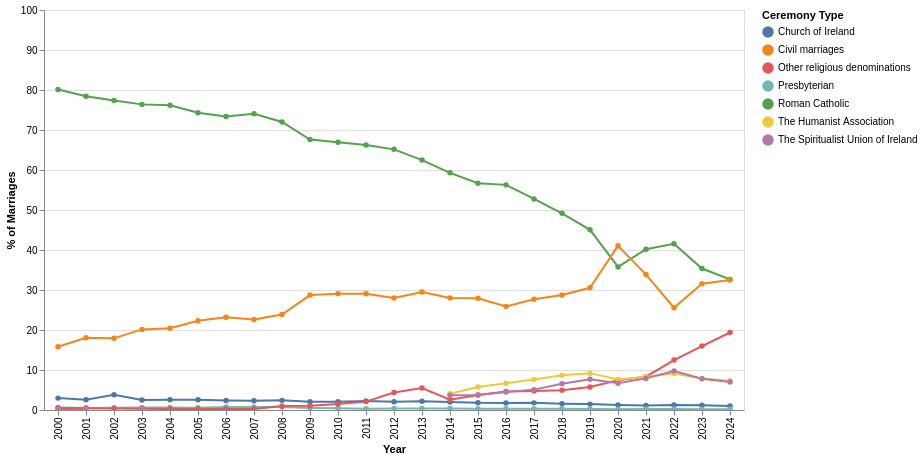

The cell this chart's notebook holds for it:
### Markdown cell above
# Marriage in Ireland

### Code cell
# IMPORTANT: Update this path if the file location changes.
DATA_DIR = '../data'
OUT_DIR = "../website"

DATA_FILE = DATA_DIR + '/' + "ireland_marriage_data_agg.csv"
OUTPUT_FILE = DATA_DIR + '/' + "ireland_marriage_trends.json"
TITLE = "Forms of Marriage in Ireland (Opposite-Sex)"
HTML_FILE = OUT_DIR + '/' + 'MARRIAGE' + ".html"

plot_CSO.generate_marriage_chart(DATA_FILE, OUTPUT_FILE)

generate_embeddable_html(
    json_filepath=OUTPUT_FILE,
    output_filepath=HTML_FILE,
    plot_title=TITLE
    )

### Figure 1 — Vega-Lite specification as saved in the notebook (floating-point values rounded to 4 significant figures; data arrays with more than 128 entries replaced by an {"elided": "..."} marker saying what was removed)
{"config": {"view": {"continuousWidth": 300, "continuousHeight": 300}}, "data": {"name": "data-14e7ee5851503508040553df07c44066"}, "mark": {"type": "line", "point": true}, "encoding": {"color": {"field": "Form of Ceremony", "title": "Ceremony Type", "type": "nominal"}, "tooltip": [{"field": "Year", "type": "ordinal"}, {"field": "Form of Ceremony", "type": "nominal"}, {"field": "Percentage", "format": ".3f", "title": "% of Marriages", "type": "quantitative"}], "x": {"field": "Year", "title": "Year", "type": "ordinal"}, "y": {"field": "Percentage", "scale": {"domain": [0, 100]}, "title": "% of Marriages", "type": "quantitative"}}, "height": 400, "params": [{"name": "param_1e9efca18e7a2868", "select": {"type": "interval", "encodings": ["x", "y"]}, "bind": "scales"}], "width": 700, "$schema": "https://vega.github.io/schema/vega-lite/v6.1.0.json", "datasets": {"data-14e7ee5851503508040553df07c44066": {"elided": "175 records"}}}
